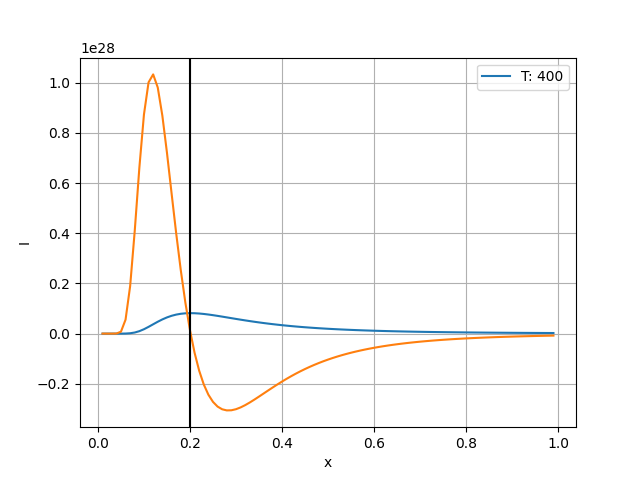

Source code (Python):
import matplotlib
matplotlib.use('TkAgg')
import matplotlib.pyplot as plt
import math
import numpy as np

def main():
    plt.figure()
    ax = plt.axes()
    k_B = 8.62e-5
    T_list = [400]
    h = 6.63e-34/1.6e-19
    c = 3e8
    x = np.arange(0.01, 1, 0.01)
    for T in T_list:
        factor = (2*math.pi * (k_B)**5 * T**5)/((h**4) * (c**3))
        I = factor * 1/(x**5) * (1/(math.e**(1/x) - 1))
        dIdT = factor *(math.e**(1/x) * (1 - 5*x) + 5*x)/((math.e**(1/x) - 1)**2 * x**7)  
        plot(ax, x, I, f"T: {T}")
        plot(ax, x, dIdT, "")
        ax.axvline(x=0.2, color="black")
    # plt.show()
    plt.savefig("ch4-33.png")

def plot(ax, x, y, label):
    ax.plot(x, y, label=label)
    ax.grid(visible=True)
    ax.legend()
    ax.set_xlabel("x")
    ax.set_ylabel("I")


if __name__ == "__main__":
    main()
